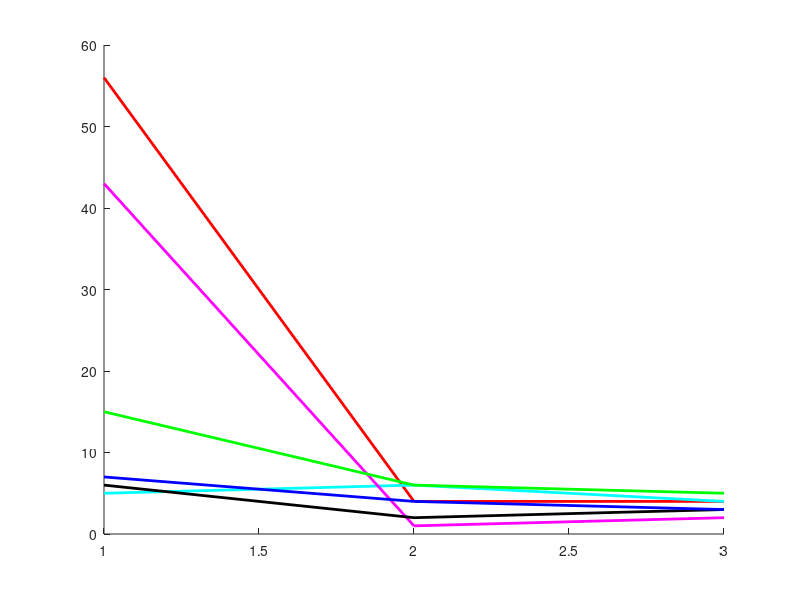
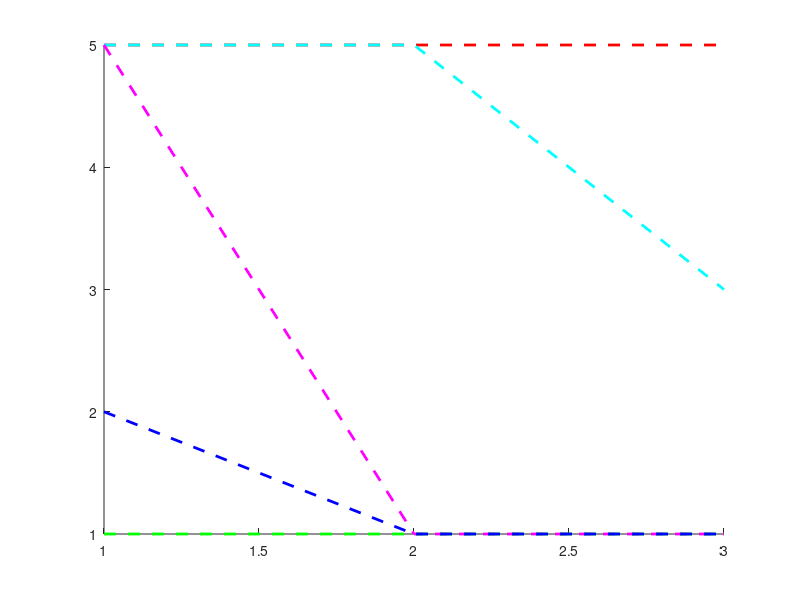

The MATLAB source for these figures, in order:
clc;
clear;
close all;

load('obs_sec.mat')
load('obs_click.mat')

hold on
plot(obs_sec(:,1),'r','LineWidth',2,'DisplayName','Open Image')

plot(obs_sec(:,3),'c','LineWidth',2,'DisplayName','Add Second Image')
plot(obs_sec(:,4),'m','LineWidth',2,'DisplayName','Select Annotation')
plot(obs_sec(:,5),'k','LineWidth',2,'DisplayName','Delete Image')
plot(obs_sec(:,7),'g','LineWidth',2,'DisplayName','Open Image')
%plot(obs_sec(:,8),'g')
plot(obs_sec(:,9),'b','LineWidth',2,'DisplayName','Save')
figure
hold on
plot(obs_click(:,1),'--r','LineWidth',2,'DisplayName','Open Image')
plot(obs_click(:,3),'--c','LineWidth',2,'DisplayName','Add Second Image')
plot(obs_click(:,4),'--m','LineWidth',2,'DisplayName','Select Annotation')
%plot(obs_click(:,5),'--k','LineWidth',2)
plot(obs_click(:,7),'--g','LineWidth',2,'DisplayName','Open Image')
%plot(obs_sec(:,8),'g')
plot(obs_click(:,9),'--b','LineWidth',2,'DisplayName','Save')